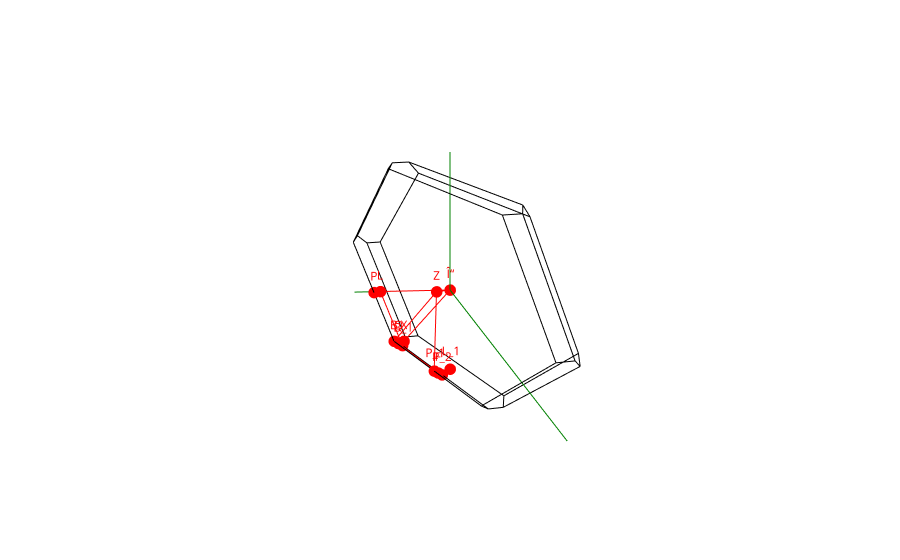

The notebook cell saved with this chart:
### Code cell
plot_brillouin_zone(el_bs.structure)

### Figure 1 — Plotly figure (JSON) as saved in the notebook; plotly's stock layout.template omitted (floating-point values rounded to 4 significant figures)
{"data": [{"line": {"color": "green"}, "mode": "lines+text", "showlegend": false, "text": ["", "a"], "type": "scatter3d", "x": [0, 0.3972], "y": [0, -1.559], "z": [0, -0.8508]}, {"line": {"color": "green"}, "mode": "lines+text", "showlegend": false, "text": ["", "b"], "type": "scatter3d", "x": [0, 0.3972], "y": [0, 1.559], "z": [0, -0.8508]}, {"line": {"color": "green"}, "mode": "lines+text", "showlegend": false, "text": ["", "c"], "type": "scatter3d", "x": [0, 0], "y": [0, 0], "z": [0, 1.82]}, {"line": {"color": "black"}, "mode": "lines", "showlegend": false, "text": "", "type": "scatter3d", "x": [-5.551e-17, 0.2706], "y": [-0.5656, -0.4966], "z": [-0.9099, -0.9099]}, {"line": {"color": "black"}, "mode": "lines", "showlegend": false, "text": "", "type": "scatter3d", "x": [-5.551e-17, -0.2706], "y": [-0.5656, -0.4966], "z": [-0.9099, -0.9099]}, {"line": {"color": "black"}, "mode": "lines", "showlegend": false, "text": "", "type": "scatter3d", "x": [0.2706, 0.2706], "y": [-0.4966, 0.4966], "z": [-0.9099, -0.9099]}, {"line": {"color": "black"}, "mode": "lines", "showlegend": false, "text": "", "type": "scatter3d", "x": [0.2706, 5.551e-17], "y": [0.4966, 0.5656], "z": [-0.9099, -0.9099]}, {"line": {"color": "black"}, "mode": "lines", "showlegend": false, "text": "", "type": "scatter3d", "x": [5.551e-17, -0.2706], "y": [0.5656, 0.4966], "z": [-0.9099, -0.9099]}, {"line": {"color": "black"}, "mode": "lines", "showlegend": false, "text": "", "type": "scatter3d", "x": [-0.2706, -0.2706], "y": [0.4966, -0.4966], "z": [-0.9099, -0.9099]}, {"line": {"color": "black"}, "mode": "lines", "showlegend": false, "text": "", "type": "scatter3d", "x": [-0.1265, 5.551e-17], "y": [1.062, 0.5656], "z": [-0.05907, -0.9099]}, {"line": {"color": "black"}, "mode": "lines", "showlegend": false, "text": "", "type": "scatter3d", "x": [-0.1265, -0.3972], "y": [1.062, 0.9932], "z": [-0.05907, -0.05907]}, {"line": {"color": "black"}, "mode": "lines", "showlegend": false, "text": "", "type": "scatter3d", "x": [-0.2706, -0.3972], "y": [0.4966, 0.9932], "z": [-0.9099, -0.05907]}, {"line": {"color": "black"}, "mode": "lines", "showlegend": false, "text": "", "type": "scatter3d", "x": [-0.1265, 0.1265], "y": [-1.062, -1.062], "z": [-0.05907, 0.05907]}, {"line": {"color": "black"}, "mode": "lines", "showlegend": false, "text": "", "type": "scatter3d", "x": [-0.1265, -5.551e-17], "y": [-1.062, -0.5656], "z": [-0.05907, -0.9099]}, {"line": {"color": "black"}, "mode": "lines", "showlegend": false, "text": "", "type": "scatter3d", "x": [0.1265, 0.3972], "y": [-1.062, -0.9932], "z": [0.05907, 0.05907]}, {"line": {"color": "black"}, "mode": "lines", "showlegend": false, "text": "", "type": "scatter3d", "x": [0.3972, 0.5237], "y": [-0.9932, -0.4966], "z": [0.05907, -0.7917]}, {"line": {"color": "black"}, "mode": "lines", "showlegend": false, "text": "", "type": "scatter3d", "x": [0.5237, 0.2706], "y": [-0.4966, -0.4966], "z": [-0.7917, -0.9099]}, {"line": {"color": "black"}, "mode": "lines", "showlegend": false, "text": "", "type": "scatter3d", "x": [-0.1265, -0.3972], "y": [-1.062, -0.9932], "z": [-0.05907, -0.05907]}, {"line": {"color": "black"}, "mode": "lines", "showlegend": false, "text": "", "type": "scatter3d", "x": [-0.2706, -0.3972], "y": [-0.4966, -0.9932], "z": [-0.9099, -0.05907]}, {"line": {"color": "black"}, "mode": "lines", "showlegend": false, "text": "", "type": "scatter3d", "x": [-0.3972, -0.5237], "y": [-0.9932, -0.4966], "z": [-0.05907, 0.7917]}, {"line": {"color": "black"}, "mode": "lines", "showlegend": false, "text": "", "type": "scatter3d", "x": [-0.5237, -0.5237], "y": [-0.4966, 0.4966], "z": [0.7917, 0.7917]}, {"line": {"color": "black"}, "mode": "lines", "showlegend": false, "text": "", "type": "scatter3d", "x": [-0.5237, -0.3972], "y": [0.4966, 0.9932], "z": [0.7917, -0.05907]}, {"line": {"color": "black"}, "mode": "lines", "showlegend": false, "text": "", "type": "scatter3d", "x": [-0.1265, 0.1265], "y": [1.062, 1.062], "z": [-0.05907, 0.05907]}, {"line": {"color": "black"}, "mode": "lines", "showlegend": false, "text": "", "type": "scatter3d", "x": [0.1265, 0.3972], "y": [1.062, 0.9932], "z": [0.05907, 0.05907]}, {"line": {"color": "black"}, "mode": "lines", "showlegend": false, "text": "", "type": "scatter3d", "x": [0.3972, 0.5237], "y": [0.9932, 0.4966], "z": [0.05907, -0.7917]}, {"line": {"color": "black"}, "mode": "lines", "showlegend": false, "text": "", "type": "scatter3d", "x": [0.5237, 0.2706], "y": [0.4966, 0.4966], "z": [-0.7917, -0.9099]}, {"line": {"color": "black"}, "mode": "lines", "showlegend": false, "text": "", "type": "scatter3d", "x": [0.5237, 0.5237], "y": [-0.4966, 0.4966], "z": [-0.7917, -0.7917]}, {"line": {"color": "black"}, "mode": "lines", "showlegend": false, "text": "", "type": "scatter3d", "x": [-0.2706, 0], "y": [0.4966, 0.5656], "z": [0.9099, 0.9099]}, {"line": {"color": "black"}, "mode": "lines", "showlegend": false, "text": "", "type": "scatter3d", "x": [-0.2706, -0.2706], "y": [0.4966, -0.4966], "z": [0.9099, 0.9099]}, {"line": {"color": "black"}, "mode": "lines", "showlegend": false, "text": "", "type": "scatter3d", "x": [0, 0.2706], "y": [0.5656, 0.4966], "z": [0.9099, 0.9099]}, {"line": {"color": "black"}, "mode": "lines", "showlegend": false, "text": "", "type": "scatter3d", "x": [0.2706, 0.2706], "y": [0.4966, -0.4966], "z": [0.9099, 0.9099]}, {"line": {"color": "black"}, "mode": "lines", "showlegend": false, "text": "", "type": "scatter3d", "x": [0.2706, -1.971e-16], "y": [-0.4966, -0.5656], "z": [0.9099, 0.9099]}, {"line": {"color": "black"}, "mode": "lines", "showlegend": false, "text": "", "type": "scatter3d", "x": [-1.971e-16, -0.2706], "y": [-0.5656, -0.4966], "z": [0.9099, 0.9099]}, {"line": {"color": "black"}, "mode": "lines", "showlegend": false, "text": "", "type": "scatter3d", "x": [-0.5237, -0.2706], "y": [0.4966, 0.4966], "z": [0.7917, 0.9099]}, {"line": {"color": "black"}, "mode": "lines", "showlegend": false, "text": "", "type": "scatter3d", "x": [-0.5237, -0.2706], "y": [-0.4966, -0.4966], "z": [0.7917, 0.9099]}, {"line": {"color": "black"}, "mode": "lines", "showlegend": false, "text": "", "type": "scatter3d", "x": [0.1265, 0], "y": [1.062, 0.5656], "z": [0.05907, 0.9099]}, {"line": {"color": "black"}, "mode": "lines", "showlegend": false, "text": "", "type": "scatter3d", "x": [0.3972, 0.2706], "y": [0.9932, 0.4966], "z": [0.05907, 0.9099]}, {"line": {"color": "black"}, "mode": "lines", "showlegend": false, "text": "", "type": "scatter3d", "x": [0.1265, -1.971e-16], "y": [-1.062, -0.5656], "z": [0.05907, 0.9099]}, {"line": {"color": "black"}, "mode": "lines", "showlegend": false, "text": "", "type": "scatter3d", "x": [0.3972, 0.2706], "y": [-0.9932, -0.4966], "z": [0.05907, 0.9099]}, {"line": {"color": "red"}, "mode": "lines", "showlegend": false, "text": "", "type": "scatter3d", "x": [0, 0.1986], "y": [0, -0.7794], "z": [0, -0.4254]}, {"line": {"color": "red"}, "mode": "lines", "showlegend": false, "text": "", "type": "scatter3d", "x": [0.1986, 0.2706], "y": [-0.7794, -0.4966], "z": [-0.4254, -0.9099]}, {"line": {"color": "red"}, "mode": "lines", "showlegend": false, "text": "", "type": "scatter3d", "x": [0.5237, 0.3972], "y": [-0.4966, 0], "z": [-0.7917, 0.05907]}, {"line": {"color": "red"}, "mode": "lines", "showlegend": false, "text": "", "type": "scatter3d", "x": [0.3972, 0], "y": [0, 0], "z": [0.05907, 0]}, {"line": {"color": "red"}, "mode": "lines", "showlegend": false, "text": "", "type": "scatter3d", "x": [0, 0.1353], "y": [0, -0.5311], "z": [0, -0.9099]}, {"line": {"color": "red"}, "mode": "lines", "showlegend": false, "text": "", "type": "scatter3d", "x": [0.3972, 0.3972], "y": [-0.4966, 0], "z": [-0.8508, -0.8508]}, {"line": {"color": "red"}, "mode": "lines", "showlegend": false, "text": "", "type": "scatter3d", "x": [0.3972, 0.5237], "y": [0, 0], "z": [-0.8508, -0.7917]}, {"line": {"color": "red"}, "mode": "lines", "showlegend": false, "text": "", "type": "scatter3d", "x": [0.5237, 0.3972], "y": [0, 0], "z": [-0.7917, 0.05907]}, {"line": {"color": "red"}, "mode": "lines", "showlegend": false, "text": "", "type": "scatter3d", "x": [0.1986, 0.4604], "y": [-0.7794, -0.7449], "z": [-0.4254, -0.3663]}, {"marker": {"color": "red", "size": 4}, "mode": "markers+text", "showlegend": false, "text": ["Î“", "B", "B_1", "F", "L", "L_1", "P", "P_1", "P_2", "Q", "X", "Z"], "textfont": {"color": "red"}, "type": "scatter3d", "x": [0, 0.5237, 0.2706, 0.3972, 0.1986, 0, 0.4604, 0.5237, 0.2706, 0.3972, 0.1353, 0.3972], "y": [0, -0.4966, -0.4966, 0, -0.7794, 0, -0.7449, 0, 0, -0.4966, -0.5311, 0], "z": [0, -0.7917, -0.9099, -0.8508, -0.4254, -0.9099, -0.3663, -0.7917, -0.9099, -0.8508, -0.9099, 0.05907]}], "layout": {"scene": {"xaxis": {"range": [-1.15, 1.15], "visible": false}, "yaxis": {"range": [-1.15, 1.15], "visible": false}, "zaxis": {"range": [-1.15, 1.15], "visible": false}}}}
